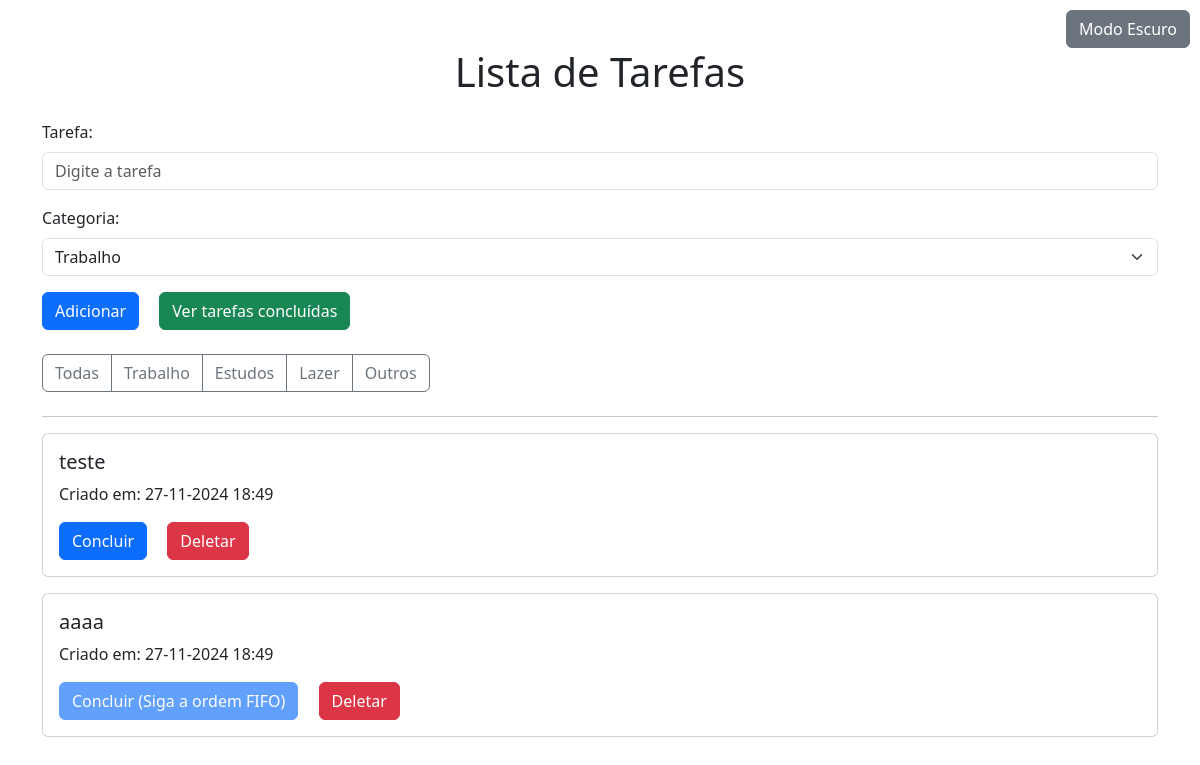
The app's page /filtro/Trabalho, older data.
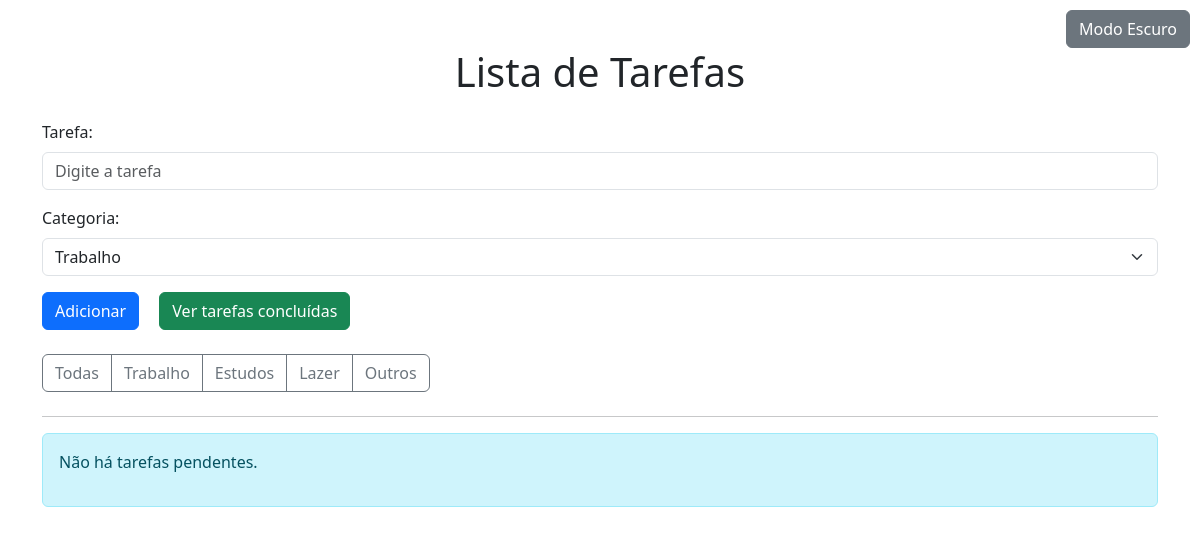
The same page, newer data.
### app.py (models this page shows)
class TarefasPendentes(db.Model):
    id = db.Column(db.Integer, primary_key=True)
    titulo = db.Column(db.String(100))
    criadoEm = db.Column(db.DateTime, default=datetime.utcnow)
    categoria = db.Column(db.String(50))

### app.py (the view)
@app.route('/filtro/<categoria>', methods=['GET'])
def filtro(categoria):
    if categoria == "Todas":
        listaTarefas = TarefasPendentes.query.all()  # Mostrar todas as tarefas
    else:
        listaTarefas = TarefasPendentes.query.filter_by(categoria=categoria).all()  # Filtra pela categoria específica
    return render_template('index.html', listaTarefas=listaTarefas)

### templates/index.html (shortened to what this page needs)
<!DOCTYPE html>
<html lang="pt-br">
<head>
    <link href="https://cdn.jsdelivr.net/npm/bootstrap@5.3.3/dist/css/bootstrap.min.css" rel="stylesheet">
</head>
<body data-bs-theme="light">
    <div class="container mt-5">
        <h1 class="text-center mb-4">Lista de Tarefas</h1>
        <button id="botaoAlterarTema" class="btn btn-secondary position-absolute" style="top: 10px; right: 10px;">
            Modo Escuro
        </button>
        <form action="/adicionar" method="post">
            <div class="mb-3">
                <label for="nomeTarefa" class="form-label">Tarefa:</label>
                <input type="text" name="nomeTarefa" class="form-control" placeholder="Digite a tarefa" required>
            </div>
            <div class="mb-3">
                <label for="categoria" class="form-label">Categoria:</label>
                <select name="categoria" class="form-select">
                    <option value="Trabalho">Trabalho</option>
                </select>
            </div>
            <button type="submit" class="btn btn-primary">Adicionar</button>
            <a class="btn btn-success ms-3" href="/tarefasConcluidas">Ver tarefas concluídas</a>
        </form>
        <div class="my-4">
            <div class="btn-group" role="group">
                <a href="/" class="btn btn-outline-secondary">Todas</a>
                <a href="/filtro/Trabalho" class="btn btn-outline-secondary">Trabalho</a>
                <a href="/filtro/Estudos" class="btn btn-outline-secondary">Estudos</a>
                <a href="/filtro/Lazer" class="btn btn-outline-secondary">Lazer</a>
                <a href="/filtro/Outros" class="btn btn-outline-secondary">Outros</a>
            </div>
        </div>
        <hr>
        {% for tarefa in listaTarefas %}
        <div class="card mb-3">
            <div class="card-body">
                <h5 class="card-title">{{ tarefa['titulo'] }}</h5>
                <p class="card-text">Criado em: {{ tarefa['criadoEm'].strftime('%d-%m-%Y %H:%M') }}</p>
                {% if loop.index0 == 0 %}
                <a class="btn btn-primary" href="/concluir/{{ loop.index0 }}">Concluir</a>
                {% else %}
                <button class="btn btn-primary" disabled>Concluir (Siga a ordem FIFO)</button>
                {% endif %}
                <a class="btn btn-danger ms-3" data-bs-toggle="modal" data-bs-target="#confirmDeleteModal"
                    data-id="{{ tarefa['id'] }}" href="/deletar_pendente/{{ tarefa['id'] }}">Deletar</a>
            </div>
        </div>
        {% else %}
        <div class="alert alert-info">
            <p>Não há tarefas pendentes.</p>
        </div>
        {% endfor %}
    </div>
</body>
</html>

Row changes from the older to the newer data that the page shows:
removed TarefasPendentes: titulo "teste", criadoEm "27-11-2024 18:49"
removed TarefasPendentes: titulo "aaaa", criadoEm "27-11-2024 18:49", shows "Concluir (Siga a ordem FIFO)"
Text that changed along with them:
text now shown: "Não há tarefas pendentes."
